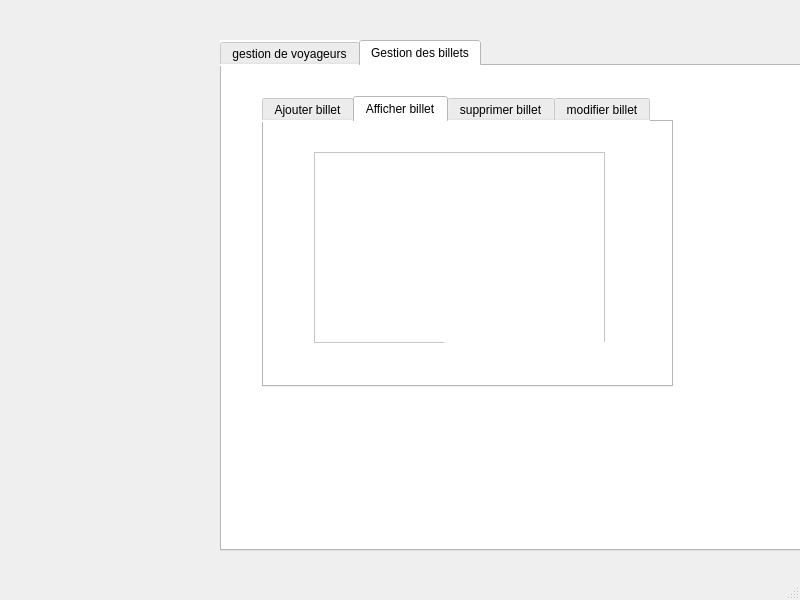
<?xml version="1.0" encoding="UTF-8"?>
<ui version="4.0">
 <class>MainWindow</class>
 <widget class="QMainWindow" name="MainWindow">
  <property name="geometry">
   <rect>
    <x>0</x>
    <y>0</y>
    <width>800</width>
    <height>600</height>
   </rect>
  </property>
  <property name="windowTitle">
   <string>MainWindow</string>
  </property>
  <widget class="QWidget" name="centralwidget">
   <widget class="QTabWidget" name="tabWidget">
    <property name="geometry">
     <rect>
      <x>220</x>
      <y>40</y>
      <width>641</width>
      <height>511</height>
     </rect>
    </property>
    <property name="styleSheet">
     <string notr="true">background-color: rgb(255, 255, 255);</string>
    </property>
    <property name="currentIndex">
     <number>1</number>
    </property>
    <widget class="QWidget" name="widget">
     <attribute name="title">
      <string>gestion de voyageurs</string>
     </attribute>
     <widget class="QTabWidget" name="tabWidget_2">
      <property name="geometry">
       <rect>
        <x>10</x>
        <y>0</y>
        <width>591</width>
        <height>471</height>
       </rect>
      </property>
      <property name="currentIndex">
       <number>0</number>
      </property>
      <widget class="QWidget" name="tab">
       <attribute name="title">
        <string>Ajouter voyageur</string>
       </attribute>
       <widget class="QGroupBox" name="groupBox">
        <property name="geometry">
         <rect>
          <x>30</x>
          <y>40</y>
          <width>311</width>
          <height>161</height>
         </rect>
        </property>
        <property name="title">
         <string>Ajouter voyageur</string>
        </property>
        <widget class="QLabel" name="label">
         <property name="geometry">
          <rect>
           <x>20</x>
           <y>90</y>
           <width>47</width>
           <height>13</height>
          </rect>
         </property>
         <property name="text">
          <string>Nom</string>
         </property>
        </widget>
        <widget class="QLabel" name="label_2">
         <property name="geometry">
          <rect>
           <x>20</x>
           <y>120</y>
           <width>47</width>
           <height>13</height>
          </rect>
         </property>
         <property name="text">
          <string>Prénom</string>
         </property>
        </widget>
        <widget class="QLabel" name="label_3">
         <property name="geometry">
          <rect>
           <x>20</x>
           <y>30</y>
           <width>47</width>
           <height>13</height>
          </rect>
         </property>
         <property name="text">
          <string>Cin</string>
         </property>
        </widget>
        <widget class="QLineEdit" name="le_nom">
         <property name="geometry">
          <rect>
           <x>130</x>
           <y>90</y>
           <width>113</width>
           <height>20</height>
          </rect>
         </property>
        </widget>
        <widget class="QLineEdit" name="le_prenom">
         <property name="geometry">
          <rect>
           <x>130</x>
           <y>120</y>
           <width>113</width>
           <height>20</height>
          </rect>
         </property>
        </widget>
        <widget class="QLineEdit" name="le_cin1">
         <property name="geometry">
          <rect>
           <x>130</x>
           <y>30</y>
           <width>113</width>
           <height>20</height>
          </rect>
         </property>
        </widget>
        <widget class="QLabel" name="label_4">
         <property name="geometry">
          <rect>
           <x>20</x>
           <y>60</y>
           <width>61</width>
           <height>16</height>
          </rect>
         </property>
         <property name="text">
          <string>Telephone</string>
         </property>
        </widget>
        <widget class="QLineEdit" name="le_telephone">
         <property name="geometry">
          <rect>
           <x>130</x>
           <y>60</y>
           <width>113</width>
           <height>20</height>
          </rect>
         </property>
        </widget>
       </widget>
       <widget class="QPushButton" name="ajoutervoyageur">
        <property name="geometry">
         <rect>
          <x>200</x>
          <y>200</y>
          <width>131</width>
          <height>41</height>
         </rect>
        </property>
        <property name="text">
         <string/>
        </property>
        <property name="flat">
         <bool>true</bool>
        </property>
       </widget>
       <widget class="QLabel" name="label_10">
        <property name="geometry">
         <rect>
          <x>190</x>
          <y>200</y>
          <width>171</width>
          <height>41</height>
         </rect>
        </property>
        <property name="text">
         <string/>
        </property>
        <property name="pixmap">
         <pixmap>../Abdelmoumen Djabu/Ajouter.png</pixmap>
        </property>
        <property name="scaledContents">
         <bool>true</bool>
        </property>
       </widget>
       <zorder>groupBox</zorder>
       <zorder>label_10</zorder>
       <zorder>ajoutervoyageur</zorder>
      </widget>
      <widget class="QWidget" name="tab_3">
       <attribute name="title">
        <string>Afficher voyageur</string>
       </attribute>
       <widget class="QTableView" name="tabvoyageur">
        <property name="enabled">
         <bool>true</bool>
        </property>
        <property name="geometry">
         <rect>
          <x>20</x>
          <y>101</y>
          <width>511</width>
          <height>281</height>
         </rect>
        </property>
       </widget>
       <widget class="QPushButton" name="pushButton_3">
        <property name="geometry">
         <rect>
          <x>260</x>
          <y>60</y>
          <width>75</width>
          <height>23</height>
         </rect>
        </property>
        <property name="text">
         <string>chercher</string>
        </property>
       </widget>
       <widget class="QLineEdit" name="lineEdit">
        <property name="geometry">
         <rect>
          <x>130</x>
          <y>60</y>
          <width>113</width>
          <height>20</height>
         </rect>
        </property>
        <property name="placeholderText">
         <string>Veuillez saisir le CIN</string>
        </property>
       </widget>
      </widget>
      <widget class="QWidget" name="tab_5">
       <attribute name="title">
        <string>supprimer voyageur</string>
       </attribute>
       <widget class="QGroupBox" name="groupBox_5">
        <property name="geometry">
         <rect>
          <x>50</x>
          <y>40</y>
          <width>311</width>
          <height>161</height>
         </rect>
        </property>
        <property name="title">
         <string>Supprimer voyageur</string>
        </property>
        <widget class="QLabel" name="label_19">
         <property name="geometry">
          <rect>
           <x>20</x>
           <y>40</y>
           <width>47</width>
           <height>13</height>
          </rect>
         </property>
         <property name="text">
          <string>Cin</string>
         </property>
        </widget>
        <widget class="QLineEdit" name="le_cin_5">
         <property name="geometry">
          <rect>
           <x>130</x>
           <y>40</y>
           <width>113</width>
           <height>20</height>
          </rect>
         </property>
        </widget>
        <widget class="QLabel" name="label_11">
         <property name="geometry">
          <rect>
           <x>140</x>
           <y>120</y>
           <width>161</width>
           <height>41</height>
          </rect>
         </property>
         <property name="text">
          <string/>
         </property>
         <property name="pixmap">
          <pixmap>../Abdelmoumen Djabu/supprimer.png</pixmap>
         </property>
         <property name="scaledContents">
          <bool>true</bool>
         </property>
        </widget>
        <widget class="QPushButton" name="supprimervoyageur">
         <property name="geometry">
          <rect>
           <x>140</x>
           <y>120</y>
           <width>151</width>
           <height>41</height>
          </rect>
         </property>
         <property name="text">
          <string/>
         </property>
         <property name="flat">
          <bool>true</bool>
         </property>
        </widget>
       </widget>
      </widget>
      <widget class="QWidget" name="tab_4">
       <attribute name="title">
        <string>modifier voyageur</string>
       </attribute>
       <widget class="QPushButton" name="pushButton_2">
        <property name="geometry">
         <rect>
          <x>200</x>
          <y>200</y>
          <width>131</width>
          <height>31</height>
         </rect>
        </property>
        <property name="text">
         <string/>
        </property>
        <property name="flat">
         <bool>true</bool>
        </property>
       </widget>
       <widget class="QGroupBox" name="groupBox_2">
        <property name="geometry">
         <rect>
          <x>40</x>
          <y>40</y>
          <width>311</width>
          <height>161</height>
         </rect>
        </property>
        <property name="title">
         <string>Modifier voyageur</string>
        </property>
        <widget class="QLabel" name="label_5">
         <property name="geometry">
          <rect>
           <x>20</x>
           <y>90</y>
           <width>47</width>
           <height>13</height>
          </rect>
         </property>
         <property name="text">
          <string>Nom</string>
         </property>
        </widget>
        <widget class="QLabel" name="label_6">
         <property name="geometry">
          <rect>
           <x>20</x>
           <y>120</y>
           <width>47</width>
           <height>13</height>
          </rect>
         </property>
         <property name="text">
          <string>Prénom</string>
         </property>
        </widget>
        <widget class="QLabel" name="label_7">
         <property name="geometry">
          <rect>
           <x>20</x>
           <y>30</y>
           <width>47</width>
           <height>13</height>
          </rect>
         </property>
         <property name="text">
          <string>Cin</string>
         </property>
        </widget>
        <widget class="QLineEdit" name="le_nom_2">
         <property name="geometry">
          <rect>
           <x>130</x>
           <y>90</y>
           <width>113</width>
           <height>20</height>
          </rect>
         </property>
        </widget>
        <widget class="QLineEdit" name="le_prenom_2">
         <property name="geometry">
          <rect>
           <x>130</x>
           <y>120</y>
           <width>113</width>
           <height>20</height>
          </rect>
         </property>
        </widget>
        <widget class="QLineEdit" name="le_cin_3">
         <property name="geometry">
          <rect>
           <x>130</x>
           <y>30</y>
           <width>113</width>
           <height>20</height>
          </rect>
         </property>
        </widget>
        <widget class="QLabel" name="label_8">
         <property name="geometry">
          <rect>
           <x>20</x>
           <y>60</y>
           <width>61</width>
           <height>16</height>
          </rect>
         </property>
         <property name="text">
          <string>Telephone</string>
         </property>
        </widget>
        <widget class="QLineEdit" name="le_telephone_2">
         <property name="geometry">
          <rect>
           <x>130</x>
           <y>60</y>
           <width>113</width>
           <height>20</height>
          </rect>
         </property>
        </widget>
       </widget>
       <widget class="QLabel" name="label_12">
        <property name="geometry">
         <rect>
          <x>170</x>
          <y>200</y>
          <width>181</width>
          <height>41</height>
         </rect>
        </property>
        <property name="text">
         <string/>
        </property>
        <property name="pixmap">
         <pixmap>../Abdelmoumen Djabu/Modifier.png</pixmap>
        </property>
        <property name="scaledContents">
         <bool>true</bool>
        </property>
       </widget>
       <zorder>groupBox_2</zorder>
       <zorder>label_12</zorder>
       <zorder>pushButton_2</zorder>
      </widget>
     </widget>
    </widget>
    <widget class="QWidget" name="tab_2">
     <attribute name="title">
      <string>Gestion des billets</string>
     </attribute>
     <widget class="QTabWidget" name="tabWidget_3">
      <property name="geometry">
       <rect>
        <x>40</x>
        <y>30</y>
        <width>411</width>
        <height>291</height>
       </rect>
      </property>
      <property name="styleSheet">
       <string notr="true"/>
      </property>
      <property name="currentIndex">
       <number>1</number>
      </property>
      <widget class="QWidget" name="tab_6">
       <attribute name="title">
        <string>Ajouter billet</string>
       </attribute>
       <widget class="QGroupBox" name="groupBox_6">
        <property name="geometry">
         <rect>
          <x>50</x>
          <y>50</y>
          <width>311</width>
          <height>161</height>
         </rect>
        </property>
        <property name="title">
         <string>Ajouterr billet</string>
        </property>
        <widget class="QLabel" name="label_14">
         <property name="geometry">
          <rect>
           <x>20</x>
           <y>90</y>
           <width>91</width>
           <height>16</height>
          </rect>
         </property>
         <property name="text">
          <string>destination</string>
         </property>
        </widget>
        <widget class="QLabel" name="label_17">
         <property name="geometry">
          <rect>
           <x>20</x>
           <y>30</y>
           <width>47</width>
           <height>13</height>
          </rect>
         </property>
         <property name="text">
          <string>Code</string>
         </property>
        </widget>
        <widget class="QLineEdit" name="le_destination_billet">
         <property name="geometry">
          <rect>
           <x>130</x>
           <y>90</y>
           <width>113</width>
           <height>20</height>
          </rect>
         </property>
        </widget>
        <widget class="QLineEdit" name="le_code_billet">
         <property name="geometry">
          <rect>
           <x>130</x>
           <y>30</y>
           <width>113</width>
           <height>20</height>
          </rect>
         </property>
        </widget>
        <widget class="QLabel" name="label_18">
         <property name="geometry">
          <rect>
           <x>20</x>
           <y>60</y>
           <width>71</width>
           <height>16</height>
          </rect>
         </property>
         <property name="text">
          <string>date</string>
         </property>
        </widget>
        <widget class="QLineEdit" name="le_date_billet">
         <property name="geometry">
          <rect>
           <x>130</x>
           <y>60</y>
           <width>113</width>
           <height>20</height>
          </rect>
         </property>
        </widget>
        <widget class="QLabel" name="label_22">
         <property name="geometry">
          <rect>
           <x>-70</x>
           <y>150</y>
           <width>171</width>
           <height>41</height>
          </rect>
         </property>
         <property name="text">
          <string/>
         </property>
         <property name="pixmap">
          <pixmap>E:/Abdelmoumen Djabu/tri.png</pixmap>
         </property>
         <property name="scaledContents">
          <bool>true</bool>
         </property>
        </widget>
       </widget>
       <widget class="QPushButton" name="pushButton">
        <property name="geometry">
         <rect>
          <x>210</x>
          <y>210</y>
          <width>161</width>
          <height>31</height>
         </rect>
        </property>
        <property name="text">
         <string/>
        </property>
        <property name="flat">
         <bool>false</bool>
        </property>
       </widget>
       <widget class="QLabel" name="label_21">
        <property name="geometry">
         <rect>
          <x>210</x>
          <y>210</y>
          <width>181</width>
          <height>41</height>
         </rect>
        </property>
        <property name="text">
         <string/>
        </property>
        <property name="pixmap">
         <pixmap>../Abdelmoumen Djabu/Ajouter.png</pixmap>
        </property>
        <property name="scaledContents">
         <bool>true</bool>
        </property>
       </widget>
       <widget class="QPushButton" name="ajouterbillet">
        <property name="geometry">
         <rect>
          <x>230</x>
          <y>210</y>
          <width>131</width>
          <height>41</height>
         </rect>
        </property>
        <property name="styleSheet">
         <string notr="true">background-color: rgb(80, 179, 255);
background-color: rgb(255, 0, 0);</string>
        </property>
        <property name="text">
         <string/>
        </property>
        <property name="flat">
         <bool>true</bool>
        </property>
       </widget>
      </widget>
      <widget class="QWidget" name="tab_7">
       <attribute name="title">
        <string>Afficher billet</string>
       </attribute>
       <widget class="QTableView" name="tabbillet">
        <property name="geometry">
         <rect>
          <x>50</x>
          <y>30</y>
          <width>291</width>
          <height>191</height>
         </rect>
        </property>
       </widget>
       <widget class="QPushButton" name="pushButton_5">
        <property name="geometry">
         <rect>
          <x>190</x>
          <y>220</y>
          <width>161</width>
          <height>41</height>
         </rect>
        </property>
        <property name="text">
         <string/>
        </property>
        <property name="flat">
         <bool>true</bool>
        </property>
       </widget>
       <widget class="QLabel" name="label_25">
        <property name="geometry">
         <rect>
          <x>180</x>
          <y>220</y>
          <width>171</width>
          <height>41</height>
         </rect>
        </property>
        <property name="text">
         <string/>
        </property>
        <property name="pixmap">
         <pixmap>../Abdelmoumen Djabu/tri.png</pixmap>
        </property>
        <property name="scaledContents">
         <bool>true</bool>
        </property>
       </widget>
       <zorder>tabbillet</zorder>
       <zorder>label_25</zorder>
       <zorder>pushButton_5</zorder>
      </widget>
      <widget class="QWidget" name="tab_9">
       <attribute name="title">
        <string>supprimer billet</string>
       </attribute>
       <widget class="QGroupBox" name="groupBox_7">
        <property name="geometry">
         <rect>
          <x>50</x>
          <y>50</y>
          <width>311</width>
          <height>161</height>
         </rect>
        </property>
        <property name="title">
         <string>Supprimer billet</string>
        </property>
        <widget class="QLabel" name="label_20">
         <property name="geometry">
          <rect>
           <x>20</x>
           <y>40</y>
           <width>47</width>
           <height>13</height>
          </rect>
         </property>
         <property name="text">
          <string>Code</string>
         </property>
        </widget>
        <widget class="QLineEdit" name="le_code_">
         <property name="geometry">
          <rect>
           <x>130</x>
           <y>40</y>
           <width>113</width>
           <height>20</height>
          </rect>
         </property>
        </widget>
        <widget class="QLabel" name="label_23">
         <property name="geometry">
          <rect>
           <x>130</x>
           <y>120</y>
           <width>171</width>
           <height>41</height>
          </rect>
         </property>
         <property name="text">
          <string/>
         </property>
         <property name="pixmap">
          <pixmap>../Abdelmoumen Djabu/supprimer.png</pixmap>
         </property>
         <property name="scaledContents">
          <bool>true</bool>
         </property>
        </widget>
        <widget class="QPushButton" name="supprimerbillet">
         <property name="geometry">
          <rect>
           <x>150</x>
           <y>120</y>
           <width>141</width>
           <height>41</height>
          </rect>
         </property>
         <property name="text">
          <string/>
         </property>
         <property name="flat">
          <bool>true</bool>
         </property>
        </widget>
       </widget>
      </widget>
      <widget class="QWidget" name="tab_8">
       <attribute name="title">
        <string>modifier billet</string>
       </attribute>
       <widget class="QGroupBox" name="groupBox_4">
        <property name="geometry">
         <rect>
          <x>40</x>
          <y>40</y>
          <width>311</width>
          <height>161</height>
         </rect>
        </property>
        <property name="title">
         <string>Modifier billet</string>
        </property>
        <widget class="QLabel" name="label_13">
         <property name="geometry">
          <rect>
           <x>20</x>
           <y>90</y>
           <width>91</width>
           <height>16</height>
          </rect>
         </property>
         <property name="text">
          <string>destination</string>
         </property>
        </widget>
        <widget class="QLabel" name="label_15">
         <property name="geometry">
          <rect>
           <x>20</x>
           <y>30</y>
           <width>47</width>
           <height>13</height>
          </rect>
         </property>
         <property name="text">
          <string>Code</string>
         </property>
        </widget>
        <widget class="QLineEdit" name="la_des">
         <property name="geometry">
          <rect>
           <x>130</x>
           <y>90</y>
           <width>113</width>
           <height>20</height>
          </rect>
         </property>
        </widget>
        <widget class="QLineEdit" name="le_code">
         <property name="geometry">
          <rect>
           <x>130</x>
           <y>30</y>
           <width>113</width>
           <height>20</height>
          </rect>
         </property>
        </widget>
        <widget class="QLabel" name="label_16">
         <property name="geometry">
          <rect>
           <x>20</x>
           <y>60</y>
           <width>71</width>
           <height>16</height>
          </rect>
         </property>
         <property name="text">
          <string>date</string>
         </property>
        </widget>
        <widget class="QLineEdit" name="la_date">
         <property name="geometry">
          <rect>
           <x>130</x>
           <y>60</y>
           <width>113</width>
           <height>20</height>
          </rect>
         </property>
        </widget>
        <widget class="QLabel" name="label_24">
         <property name="geometry">
          <rect>
           <x>120</x>
           <y>120</y>
           <width>181</width>
           <height>41</height>
          </rect>
         </property>
         <property name="text">
          <string/>
         </property>
         <property name="pixmap">
          <pixmap>../Abdelmoumen Djabu/Modifier.png</pixmap>
         </property>
         <property name="scaledContents">
          <bool>true</bool>
         </property>
        </widget>
        <widget class="QPushButton" name="pushButton_4">
         <property name="geometry">
          <rect>
           <x>150</x>
           <y>120</y>
           <width>121</width>
           <height>41</height>
          </rect>
         </property>
         <property name="text">
          <string/>
         </property>
         <property name="flat">
          <bool>true</bool>
         </property>
        </widget>
       </widget>
      </widget>
     </widget>
    </widget>
   </widget>
   <widget class="QLabel" name="label_9">
    <property name="geometry">
     <rect>
      <x>0</x>
      <y>0</y>
      <width>761</width>
      <height>581</height>
     </rect>
    </property>
    <property name="text">
     <string/>
    </property>
    <property name="pixmap">
     <pixmap>../Abdelmoumen Djabu/BAckground.png</pixmap>
    </property>
    <property name="scaledContents">
     <bool>true</bool>
    </property>
   </widget>
   <zorder>label_9</zorder>
   <zorder>tabWidget</zorder>
  </widget>
  <widget class="QMenuBar" name="menubar">
   <property name="geometry">
    <rect>
     <x>0</x>
     <y>0</y>
     <width>800</width>
     <height>21</height>
    </rect>
   </property>
  </widget>
  <widget class="QStatusBar" name="statusbar"/>
 </widget>
 <resources/>
 <connections/>
</ui>
